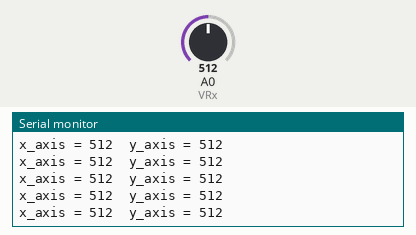
Recording of a sketch running on a simulated ESP8266 (NodeMCU). On the bench: the last lines printed to the serial monitor. The inputs (shaded band) are chosen by the test bench; at power-on: A0 (VRx) = 512.

Above: at 1.2 s.
1.3 s: A0 (VRx) set to 716
At 1.56 s:
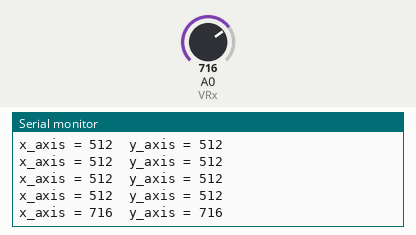
2.8 s: A0 (VRx) set to 900
At 2.96 s:
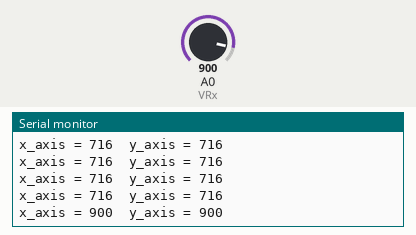
Timing chart, 0 to 5.8 s (numbered marks = the images above; inputs shaded):
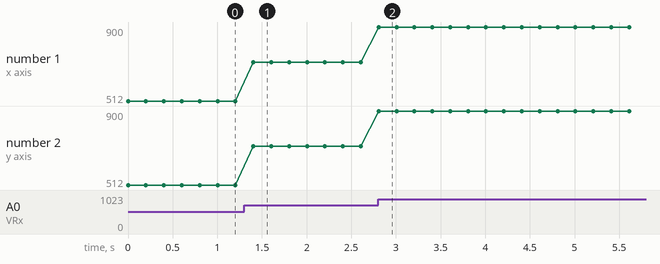

The sketch:

joystick_sensor.ino
```cpp
/* *********************************************************************
 *  name - Rohit Maurya
 *  Date - 25/01/2020
 *  Dis -
**********************************************************************/
#define VRx A0//gpio pin A0
#define VRy D2 // gpio pin 4

void setup() {

Serial.begin(9600);

pinMode(VRx, INPUT);
pinMode(VRy, INPUT);

Serial.println(" JoyStick Testing");
}

int x_axis, y_axis;


void loop() {

  x_axis = analogRead(VRx);
  y_axis = analogRead(VRy);

  Serial.print("x_axis = " + String(x_axis) );
  Serial.print("\t" );
  Serial.println("y_axis = " + String(y_axis) );

  delay(200);// delay for 200 msec

}// End loop
```

Measured:
- after the input at 1.3 s, the serial monitor: prints a new line after 0.10 s (image 1)
- after the input at 2.8 s, the serial monitor: prints a new line at once (image 2)
- plotted number 1: 512 → 716 after the input at 1.3 s, 716 → 900 after the input at 2.8 s
- plotted number 2: 512 → 716 after the input at 1.3 s, 716 → 900 after the input at 2.8 s
